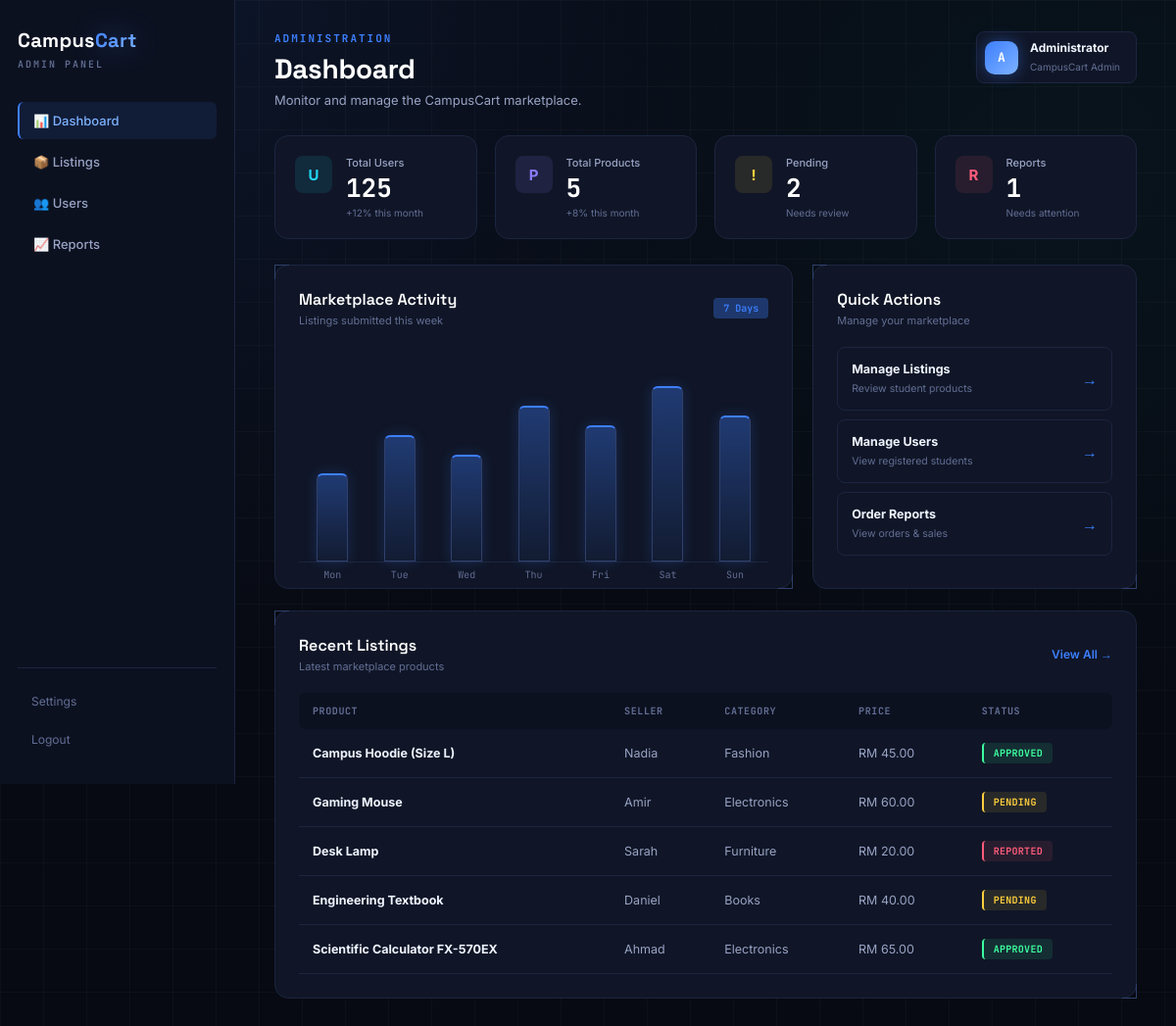
The page /dashboard (signed in) on the database its author committed.
### tables this page shows
CREATE TABLE products (
        id INTEGER PRIMARY KEY AUTOINCREMENT,
        name TEXT NOT NULL,
        seller TEXT NOT NULL,
        category TEXT NOT NULL,
        price REAL NOT NULL,
        stock INTEGER NOT NULL,
        status TEXT NOT NULL DEFAULT 'Pending'
    );

### app.py (the view)
@app.route("/dashboard")
@admin_required
def dashboard():
    stats = admin.get_dashboard_stats()
    recent_products = admin.get_all_products()[:5]
    return render_template(
        "dashboard.html",
        total_products=stats["total_products"],
        pending_products=stats["pending_products"],
        reported_products=stats["reported_products"],
        recent_products=recent_products,
    )

### admin_functions.py (called while the page is built)
def get_all_products(category=None, status=None, search=None):
    connection = get_connection()
    cursor = connection.cursor()
    query = "SELECT * FROM products WHERE 1=1"
    params = []
    if category and category.lower() != "all":
        query += " AND LOWER(category) = LOWER(?)"
        params.append(category)
    if status and status.lower() != "all":
        query += " AND LOWER(status) = LOWER(?)"
        params.append(status)
    if search:
        query += " AND LOWER(name) LIKE LOWER(?)"
        params.append(f"%{search}%")
    query += " ORDER BY id DESC"
    cursor.execute(query, params)
    products = [dict(row) for row in cursor.fetchall()]
    connection.close()
    return products

def get_dashboard_stats():
    connection = get_connection()
    cursor = connection.cursor()
    cursor.execute("SELECT COUNT(*) AS total FROM products")
    total_products = cursor.fetchone()["total"]
    cursor.execute(
        "SELECT COUNT(*) AS total FROM products WHERE LOWER(status) = 'pending'"
    )
    pending_products = cursor.fetchone()["total"]
    cursor.execute(
        "SELECT COUNT(*) AS total FROM products WHERE LOWER(status) = 'reported'"
    )
    reported_products = cursor.fetchone()["total"]
    connection.close()
    return {
        "total_products": total_products,
        "pending_products": pending_products,
        "reported_products": reported_products,
    }

### app.py (called while the page is built)
def admin_required(view):
    @wraps(view)
    def wrapped(*args, **kwargs):
        if session.get('role') != 'admin':
            return redirect(url_for('admin_login'))
        return view(*args, **kwargs)
    return wrapped

### database.py (called while the page is built)
def get_connection():
    connection = sqlite3.connect(DATABASE)
    connection.row_factory = sqlite3.Row
    return connection

### templates/dashboard.html (shortened to what this page needs)
<!DOCTYPE html>
<html lang="en">
<head>
    <link rel="stylesheet" href="{{ url_for('static', filename='admin.css') }}">
</head>
<body>
    <aside class="sidebar">
        <h2>Campus<span>Cart</span></h2>
        <p class="admin-label">ADMIN PANEL</p>
        <nav>
            <a href="{{ url_for('dashboard') }}" class="active">📊 Dashboard</a>
            <a href="{{ url_for('listings') }}">📦 Listings</a>
            <a href="{{ url_for('users') }}">👥 Users</a>
            <a href="{{ url_for('reports') }}">📈 Reports</a>
        </nav>
        <div class="sidebar-bottom">
            <a href="#">Settings</a>
            <a href="{{ url_for('logout') }}">Logout</a>
        </div>
    </aside>
    <main class="main">
        <header>
            <div>
                <p class="small-title">ADMINISTRATION</p>
                <h1>Dashboard</h1>
                <p class="subtitle">
                    Monitor and manage the CampusCart marketplace.
                </p>
            </div>
            <div class="admin-user">
                <div class="avatar">A</div>
                <div>
                    <strong>Administrator</strong>
                    <small>CampusCart Admin</small>
                </div>
            </div>
        </header>
        <section class="stats">
            <div class="card">
                <span class="icon blue">U</span>
                <div>
                    <p>Total Users</p>
                    <h2>125</h2>
                    <small>+12% this month</small>
                </div>
            </div>
            <div class="card">
                <span class="icon purple">P</span>
                <div>
                    <p>Total Products</p>
                    <h2>{{ total_products }}</h2>
                    <small>+8% this month</small>
                </div>
            </div>
            <div class="card">
                <span class="icon orange">!</span>
                <div>
                    <p>Pending</p>
                    <h2>{{ pending_products }}</h2>
                    <small>Needs review</small>
                </div>
            </div>
            <div class="card">
                <span class="icon red">R</span>
                <div>
                    <p>Reports</p>
                    <h2>{{ reported_products }}</h2>
                    <small>Needs attention</small>
                </div>
            </div>
        </section>
        <section class="content-grid">
            <div class="panel">
                <div class="panel-title">
                    <div>
                        <h3>Marketplace Activity</h3>
                        <p>Listings submitted this week</p>
                    </div>
                    <span class="period">7 Days</span>
                </div>
                <div class="chart">
                    <div class="bar" style="height:45%">
                        <span>Mon</span>
                    </div>
                    <div class="bar" style="height:65%">
                        <span>Tue</span>
                    </div>
                    <div class="bar" style="height:55%">
                        <span>Wed</span>
                    </div>
                    <div class="bar" style="height:80%">
                        <span>Thu</span>
                    </div>
                    <div class="bar" style="height:70%">
                        <span>Fri</span>
                    </div>
                    <div class="bar" style="height:90%">
                        <span>Sat</span>
                    </div>
                    <div class="bar" style="height:75%">
                        <span>Sun</span>
                    </div>
                </div>
            </div>
            <div class="panel">
                <div class="panel-title">
                    <div>
                        <h3>Quick Actions</h3>
                        <p>Manage your marketplace</p>
                    </div>
                </div>
                <a href="{{ url_for('listings') }}" class="action">
                    <div>
                        <strong>Manage Listings</strong>
                        <small>Review student products</small>
                    </div>
                    <span>→</span>
                </a>
                <a href="{{ url_for('users') }}" class="action">
                    <div>
                        <strong>Manage Users</strong>
                        <small>View registered students</small>
                    </div>
                    <span>→</span>
                </a>
                <a href="{{ url_for('reports') }}" class="action">
                    <div>
                        <strong>Order Reports</strong>
                        <small>View orders &amp; sales</small>
                    </div>
                    <span>→</span>
                </a>
            </div>
        </section>
        <section class="panel">
            <div class="panel-title">
                <div>
                    <h3>Recent Listings</h3>
                    <p>Latest marketplace products</p>
                </div>
                <a href="{{ url_for('listings') }}" class="view-all">
                    View All →
                </a>
            </div>
            <table>
                <thead>
                    <tr>
                        <th>Product</th>
                        <th>Seller</th>
                        <th>Category</th>
                        <th>Price</th>
                        <th>Status</th>
                    </tr>
                </thead>
                <tbody>
                    {% for product in recent_products %}
                    <tr>
                        <td>
                            <strong>{{ product.name }}</strong>
                        </td>
                        <td>{{ product.seller }}</td>
                        <td>{{ product.category }}</td>
                        <td>RM {{ "%.2f"|format(product.price) }}</td>
                        <td>
                            <span class="status {{ product.status|lower }}">
                                {{ product.status }}
                            </span>
                        </td>
                    </tr>
                    {% else %}
                    <tr>
                        <td colspan="5">No products yet.</td>
                    </tr>
                    {% endfor %}
                </tbody>
            </table>
        </section>
    </main>
</body>
</html>

### rows shown on the page
products: name "Campus Hoodie (Size L)", seller "Nadia", category "Fashion", price "45.00", status "APPROVED"
products: name "Gaming Mouse", seller "Amir", category "Electronics", price "60.00", status "PENDING"
products: name "Desk Lamp", seller "Sarah", category "Furniture", price "20.00", status "REPORTED"
products: name "Engineering Textbook", seller "Daniel", category "Books", price "40.00", status "PENDING"
products: name "Scientific Calculator FX-570EX", seller "Ahmad", category "Electronics", price "65.00", status "APPROVED"

### other values the page prints
{{ total_products }} "5"
{{ pending_products }} "2"
{{ reported_products }} "1"
